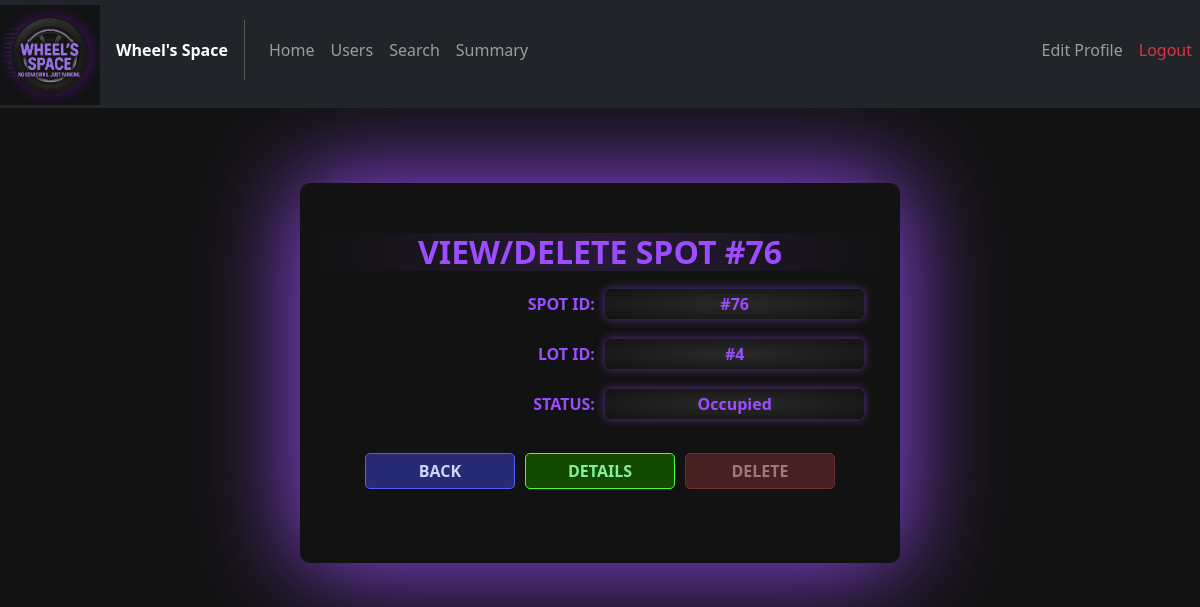
The app's page /viewspot/76, older data.
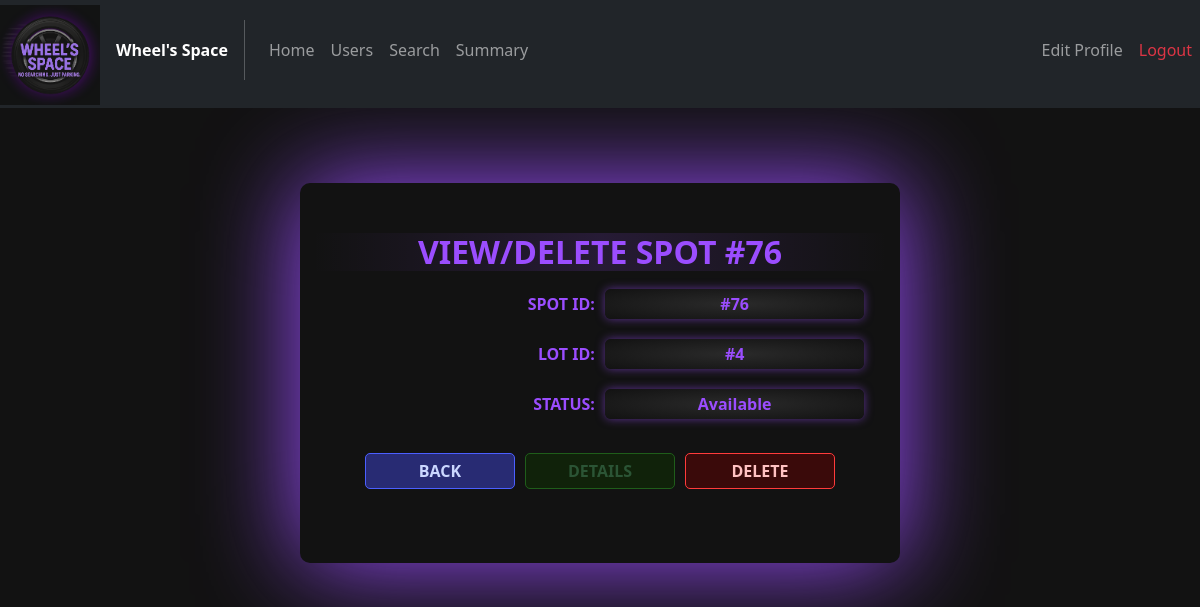
The same page, newer data.
### models/Spots.py (models this page shows)
class Spots(db.Model):
    __tablename__ = "Spots"
    spot_id = db.Column(db.Integer, primary_key = True)
    lot_id = db.Column(db.Integer, db.ForeignKey("Lots.lot_id"))
    status = db.Column(db.Enum(Status),nullable=False, default = Status.A)
    lot = db.relationship("Lots",back_populates = "spots")
    reservation = db.relationship("Reservations", back_populates = "spot")

### controllers/admin_routes.py (the view)
@admin_routes.route("/viewspot/<int:spot_id>")
def viewspot(spot_id):
    spot = Spots.query.filter_by(spot_id=spot_id).first()
    if spot.status==Status.O:
        reservation = Reservations.query.filter_by(spot_id=spot_id,leaving_timestamp=None).first()
    else:
        reservation = None
    return render_template("admin_view_spot.html", spot=spot, reservation=reservation)

### templates/admin_view_spot.html (shortened to what this page needs)
<!DOCTYPE html>
<html lang="en">
<head>
    <link rel="stylesheet" href="../static/css/General_style.css">
    <link rel="stylesheet" href="../static/css/Admin_style.css">
    <link href="https://cdn.jsdelivr.net/npm/bootstrap@5.2.3/dist/css/bootstrap.min.css" rel="stylesheet"
>
</head>
<body>
    <nav class="navbar navbar-expand-lg navbar-dark bg-dark my-nav-bar">
        <div class="navbar-brand logo">
            <img src="{{ url_for('static', filename='images/logo.png' )}}" alt="LOGO" id="logo"
                class="img-fluid">
        </div>
        <span class="fw-bold text-white">Wheel's Space</span>
        <div class="collapse navbar-collapse" id="navbarelements">
            <ul class="navbar-nav me-auto">
                <li class="nav-item">
                    <a href="{{url_for("admin_routes.adminhome")}}" class="nav-link my-nav-link">Home</a>
                </li>
                <li class="nav-item">
                    <a href="{{url_for("admin_routes.adminusers")}}" class="nav-link my-nav-link">Users</a>
                </li>
                <li class="nav-item">
                    <a href="{{url_for("admin_routes.adminsearch")}}" class="nav-link my-nav-link">Search</a>
                </li>
                <li class="nav-item">
                    <a href="{{url_for("admin_routes.adminsummary")}}" class="nav-link my-nav-link">Summary</a>
                </li>
            </ul>
            <ul class="navbar-nav">
                <li class="nav-item">
                    <a href="{{url_for("admin_routes.adminedit")}}" class="nav-link my-nav-link">Edit Profile</a>
                </li>
                <li class="nav-item">
                    <a href="{{url_for('auth_rbac.logout')}}" class="nav-link my-nav-link text-danger">Logout</a>
                </li>
            </ul>
        </div>
    </nav>
    <div class="container-fluid py-3 justify-content-center admin-page-box">
        <div class="span-box container">
            <h2 class="admin-text">VIEW/DELETE SPOT #{{spot.spot_id}}</h2>
            <div class="admin-text">
                <span>SPOT ID:</span> <span class="view-highlight"> #{{spot.spot_id}} </span>
            </div>
            <div class="admin-text">
                <span>LOT ID:</span> <span class="view-highlight"> #{{spot.lot.lot_id}} </span>
            </div>
            <div class="admin-text">
                <span>STATUS:</span> <span class="view-highlight"> {{spot.status.value}} </span>
            </div>
            <div class="row justify-content-center">
                <a href = "{{url_for('admin_routes.adminhome')}}" class="col-3 my-4 admin-button edit-btn">BACK</a>
                <div class="col-3 my-4 admin-button add-btn {{'disabled' if spot.status.value=='Available' else ''}}" data-bs-toggle="collapse" data-bs-target="#view-details">DETAILS</div>
                <div class="col-3 my-4 admin-button del-btn {{'disabled' if spot.status.value!='Available' else ''}}" data-bs-toggle="collapse" data-bs-target="#view-details">DELETE</div>
            </div>
        </div>
    </div>
</body>
</html>

Row changes from the older to the newer data that the page shows:
changed Spots id 76: status.value "Occupied" → "Available"; status "O" → "A" (drawn)
